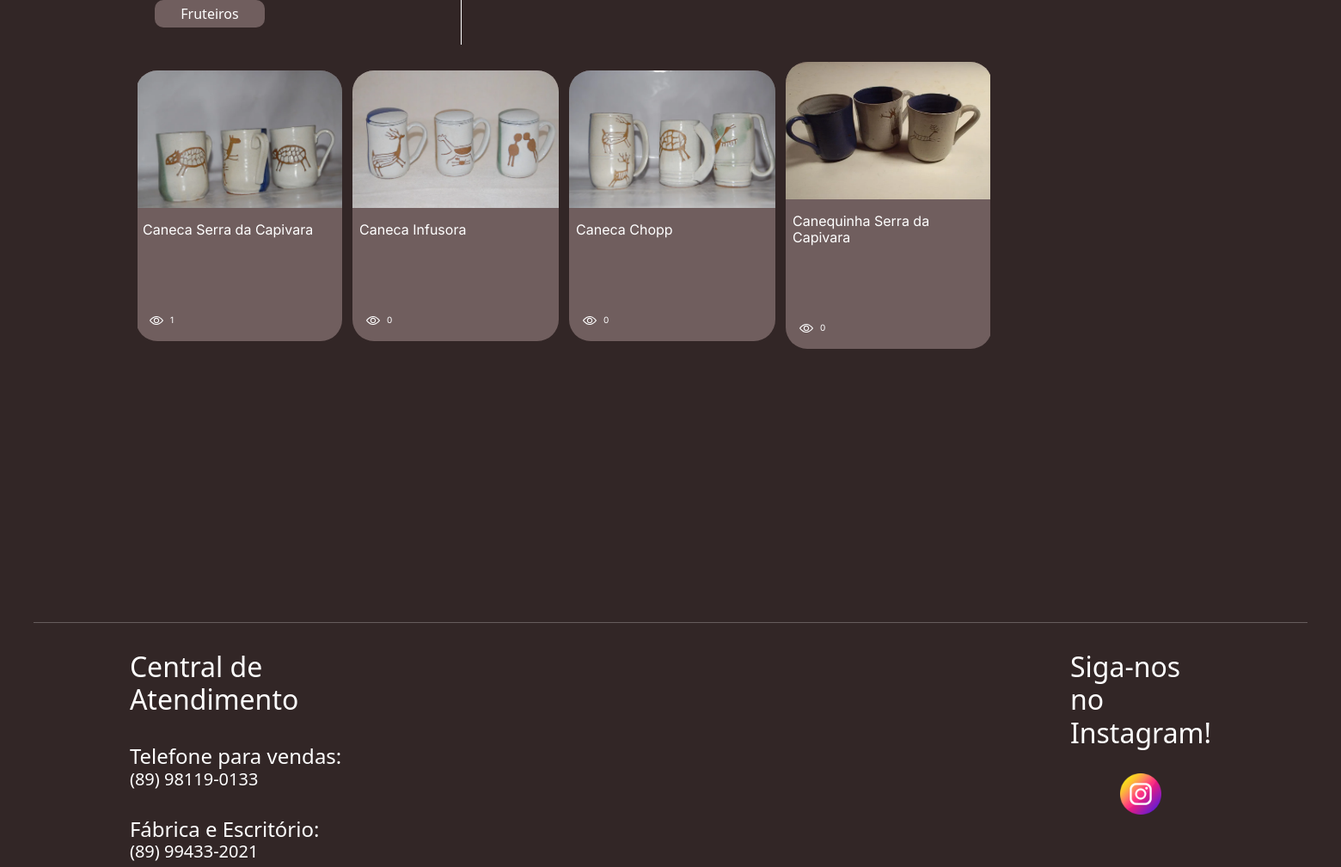
Before: /produtos/29/ (middle part) with the older database file.
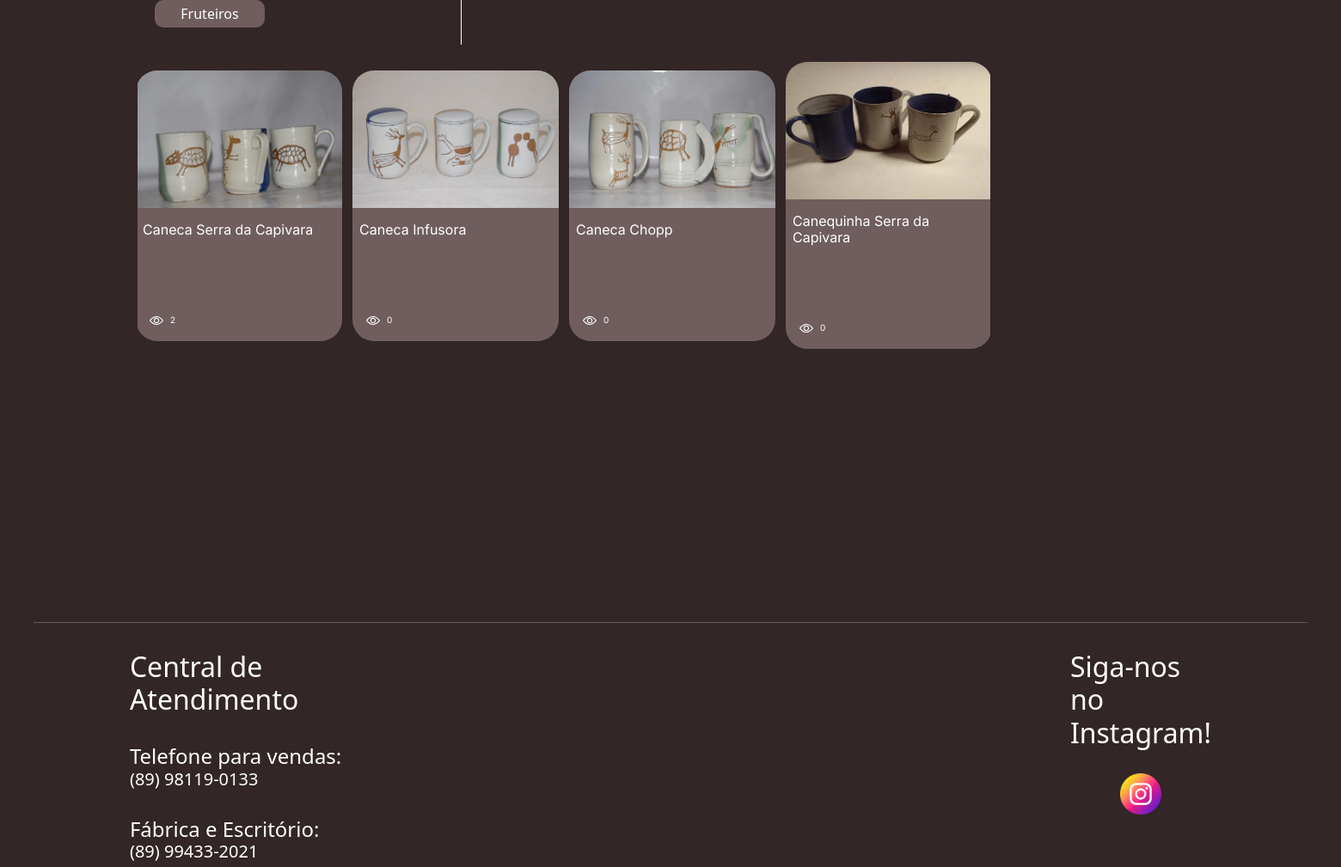
After: the same page with the newer database file.
### gestao/models.py (models this page shows, shortened)
class Category(models.Model):
    name = models.CharField(max_length=100, unique=True)
    photo = models.ImageField(upload_to='categorias_fotos/', blank=False, default='null')

class Product(models.Model):
    name = models.CharField(max_length=200, unique=True)
    code = models.CharField(max_length=50, unique=True)
    size = models.CharField(max_length=255)
    category = models.ForeignKey(
        Category,
        on_delete=models.SET_NULL,
        null=True,
        blank = True,
        )
    views = models.PositiveIntegerField(default=0)
    photos = models.JSONField(default=list, blank=False)

### backend/views.py (the view)
# urls.py: path('produtos/<int:category_id>/', views.produtos, name='produtos'),
def produtos(request, category_id=None):
    if category_id is None:
        category_id = Category.objects.first()
        return redirect('produtos', category_id=category_id.id)
    category = get_object_or_404(Category, id=category_id)
    products = Product.objects.filter(category=category).order_by('-views')
    categories = Category.objects.all().order_by('name')
    context = {
        'categories': categories,
        'products': products,
        'category': category,
    }
    return render(request, 'produtos.html', context)

### backend/templates/produtos.html (shortened to what this page needs)
{% extends "base.html" %} {% load static %}
    {% block css %}
    <link
      rel="stylesheet"
      type="text/css"
      href="{% static 'css/galeria.css' %}"
    />
    {% endblock %}
    {% block 'dashboard' %}
    <div class="category-button-container-horizontal">
      <div>
        <div class="category-button-container">
          {% for categoria in categories %} {% if categoria.id == category.id %}
          <button class="category-button-disabled" aria-disabled="true">
            {{ categoria.name }}
          </button>
          {% else %}
          <a href="{% url 'produtos' category_id=categoria.id %}">
            <button class="category-button">{{ categoria.name }}</button>
          </a>
          {% endif %} {% endfor %}
        </div>
      </div>
      <div class="product-container">
        <div class="product-horizontal">
          {% for product in products %}
          <div class="product-vertical">
            <a
              href="{% url 'produto' category_id=category.id product_id=product.id %}"
            >
              <div class="product-card" data-product-id="{{ product.id }}">
                {% if product.photos %}
                <img
                  src="../../media/{{ product.photos.0 }}"
                  alt="Imagem de {{ product.name }}"
                  class="product-photo-card"
                />
                {% else %}
                <p>Sem Imagens</p>
                {% endif %}
                <h3 class="product-text unselectable">{{ product.name }}</h3>
                <div class="views-horizontal">
                  <img
                    src="../../media/icon/view.svg"
                    class="view-icon-img unselectable"
                    alt="view icon"
                  />
                  <h7 class="product-views-text unselectable"
                    >{{ product.views }}</h7
                  >
                </div>
              </div>
            </a>
          </div>
          {% endfor %}
        </div>
      </div>
    </div>
    <div id="react-footer"></div>
    {% endblock %}

### templates/base.html (shortened to what this page needs)
{% load static %}
<!DOCTYPE html>
<html lang="pt-br">
  <head>
    {% block css %} {% endblock %}
    <link
      rel="stylesheet"
      type="text/css"
      href="{% static 'css/galeria.css' %}"
    />
    <link
      rel="stylesheet"
      type="text/css"
      href="{% static 'css/fontes.css' %}"
    />
    <link
      rel="stylesheet"
      type="text/css"
      href="{% static 'css/header.css' %}"
    />
    <link
      rel="stylesheet"
      type="text/css"
      href="{% static 'css/footer.css' %}"
    />
    <link
      href="https://cdn.jsdelivr.net/npm/bootstrap@5.3.3/dist/css/bootstrap.min.css"
      rel="stylesheet"
    />
    <link rel="stylesheet" href="{% static 'clientes/css/home.css' %}" />
  </head>
  <body class="background">
     {% block 'dashboard' %} {% endblock %}
  </body>
</html>

### static/css/galeria.css (style rules this page uses)
:root { --fundo: #322626; --texto: #ffffff; --texto-hover: #9f8272; --texto-click: #a26e51; --placeholder: #b0a4a3; --destaque: #3e3131; --botao-off: #705e5e; --botao-hover: #5c4646; --botao-click: #4b2e2e; }
.background { width: 100%; height: 100%; background-color: var(--fundo); }
.product-card { background-color: var(--botao-off); border-radius: 25px; display: flex; flex-direction: column; min-height: 15rem; cursor: pointer; }
.product-text { margin-left: 0rem; color: var(--texto); font-family: "Inter"; font-weight: 400; font-size: 16px; width: 100%; max-width: 15rem; text-align: left; padding-left: 0.5rem; padding-right: 0.5rem; text-wrap: wrap; }
.product-views-text { margin-left: -0.5rem; color: var(--texto); font-family: "Inter"; font-weight: 400; font-size: 10px; width: 100%; text-align: left; padding-left: 1rem; text-wrap: wrap; }
.views-horizontal { display: flex; flex-direction: row; flex-wrap: nowrap; gap: 0rem; padding-left: 1rem; padding-top: 5rem; padding-bottom: 1rem; }
.view-icon-img { width: 1rem; fill: var(--texto); filter: invert(100%) sepia(100%) saturate(0%) hue-rotate(288deg) brightness(102%) contrast(102%); }
.product-photo-card { height: 10rem; width: 15rem; max-width: 15rem; margin-bottom: 1rem; border-radius: 25px 25px 0 0; z-index: 0; }
.product-container { width: 80%; height: 35rem; overflow: scroll; }
.product-horizontal { display: grid; grid-template-columns: repeat(auto-fill, minmax(calc(25% - 1rem), 1fr)); gap: 1rem; row-gap: 3rem; padding-left: 0em; padding-right: 0rem; margin-top: 0; min-width: 100%; width: 100%; justify-content: start; }
.product-vertical { display: flex; flex-direction: column; box-sizing: border-box; align-items: center; justify-content: center; margin-left: 0rem; }
.category-button-container-horizontal { display: flex; flex-direction: row; flex-wrap: wrap; gap: 0rem; padding-left: 10rem; padding-right: 10rem; margin-top: 2rem; height: auto; width: 100%; text-align: center; }
.category-button-container { display: grid; grid-template-columns: repeat(2, 1fr); gap: 1rem; width: auto; height: fit-content; }
.category-button { width: 8rem; height: 2rem; font-size: 1rem; border: none; border-radius: 4px; background-color: var(--botao-off); color: var(--texto); cursor: pointer; border-radius: 10px; }
.unselectable { user-select: none; }
a { text-decoration: none !important; }

### static/css/header.css (style rules this page uses)
:root { --fundo: #322626; --texto: #ffffff; --texto-hover: #9f8272; --texto-click: #a26e51; --placeholder: #b0a4a3; --destaque: #3e3131; --botao-off: #705e5e; --botao-hover: #5c4646; --botao-click: #4b2e2e; }

### static/css/footer.css (style rules this page uses)
:root { --fundo: #322626; --texto: #ffffff; --texto-hover: #9f8272; --texto-click: #a26e51; --destaque: #3e3131; --botao-off: #705e5e; --botao-hover: #5c4646; --botao-click: #4b2e2e; }
#react-footer { width: 100%; }

### static/css/home.css (style rules this page uses)
a { color: white; text-decoration: none; padding: 20px; }

Changed rows visible on the page:
changed Product "Caneca Serra da Capivara": views "1" → "2"
